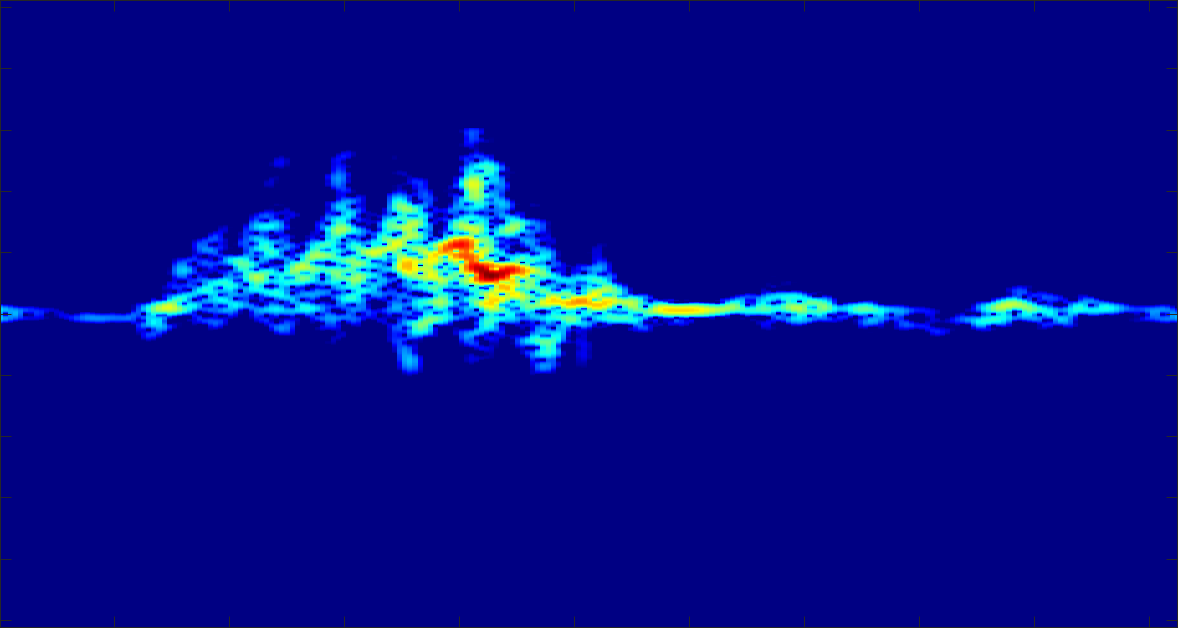
%> input picture Extra Datasets/SimHSet_CI4R/05_Walking towards the radar/06050010_1573836980.png, 1178 x 628 px
$ octave Main.m   (GNU Octave 9; MATLAB toolbox functions it lacks are replaced by stand-ins)
%> lines starting %> are read from the running program, lines starting %| are printed output that depends on the picture
%> the answer given: CI4R
### Extra Datasets/Plot_SimHSet_CI4R.m
%% A Quick Look of Range-Time and Spectrograms of SimHSet
% Former Author: The Laboratory of Computational Intelligence for RADAR;
% Improved By: JoeyBG;
% Affiliation: Beijing Institute of Technology, Radar Research Lab;
% Date: 2023-1-5;
% Language & Platform: MATLAB R2023a.
%
% Introduction: Human activity dataset from the laboratory of Computational
% intelligence for Radar (Ci4R) has been made public.
%
% Citation: https://doi.org/10.1117/12.2559155

%% Preparations for Matlab Script
% clc;
% clear all;
close all;

%% Read Radar Data
[FileName,PathName] = uigetfile('*.png','Please select the .png file from SimHSet_CI4R.');
%> the answer given: 05_Walking towards the radar/06050010_1573836980.png
Radar_Image = imread([PathName,FileName]);
%> Radar_Image is the input picture: size 628x1178x3 uint8; mean R, G, B 3.4, 13, 138.3
Radar_Image_Gray = rgb2gray(Radar_Image);
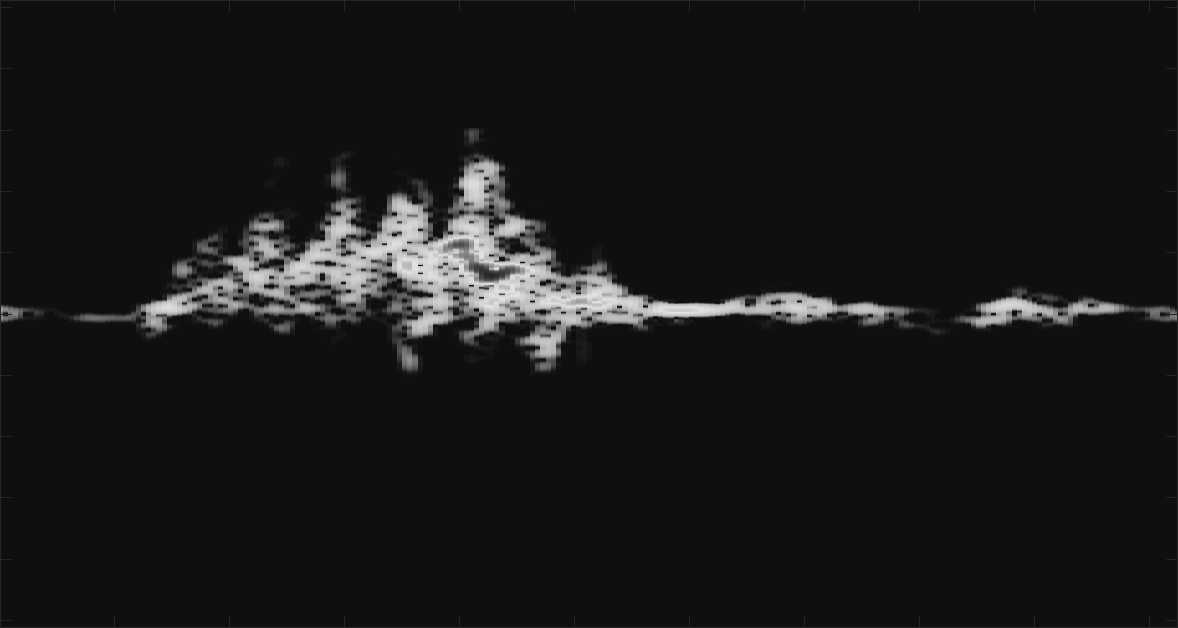
%> Radar_Image_Gray: size 628x1178 uint8; min 15, max 226, mean 24.5
Radar_Image_Gray = imresize(Radar_Image_Gray,[600 600]);
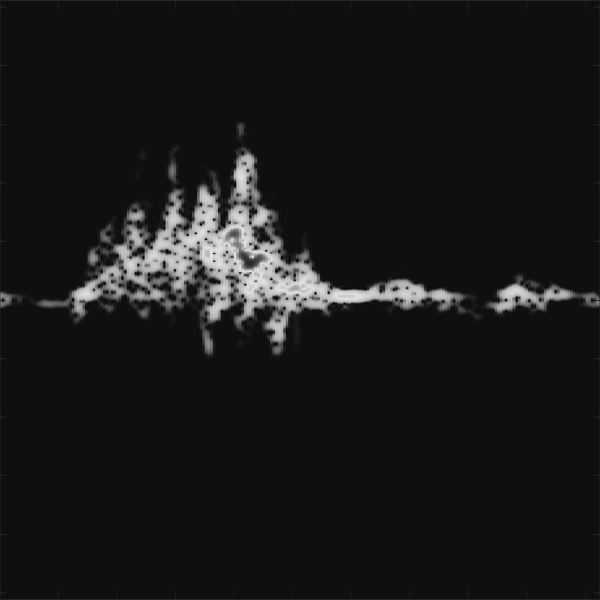
%> Radar_Image_Gray: size 600x600 uint8; min 4, max 228, mean 24.5
Radar_Image_Gray = Radar_Image_Gray(12:588,12:588);
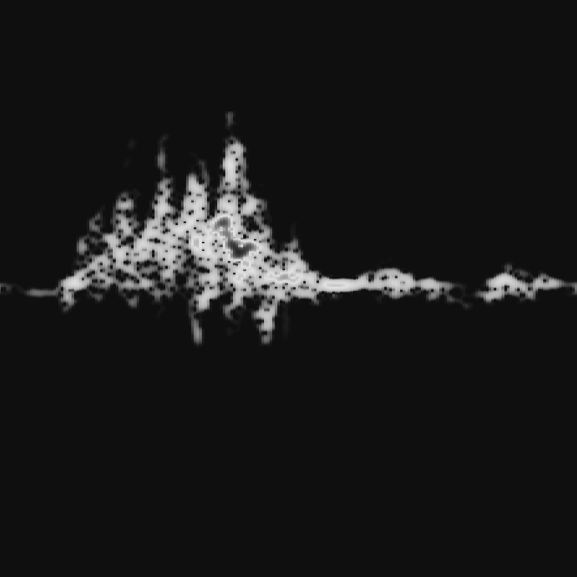
%> Radar_Image_Gray: size 577x577 uint8; min 4, max 228, mean 25
Radar_Image_Gray = imresize(Radar_Image_Gray,[600 600]);
%> Radar_Image_Gray: size 600x600 uint8

%% Display Radar Data
imagesc(Radar_Image_Gray); axis tight;
colormap jet;
colorbar;
xlabel('Time (s)');
ylabel('Doppler (Hz)');
set(gca,'XTick',0:150:600);
set(gca,'XTicklabel',{'0','2','4','6','8'});
set(gca,'YTick',0:100:600);
set(gca,'YTicklabel',{'-120','-80','-40','0','40','80','120'});
set(gca,'FontSize',12);
set(gca,'ydir','normal');
title('Processed DTM','FontWeight','bold','FontSize',14);
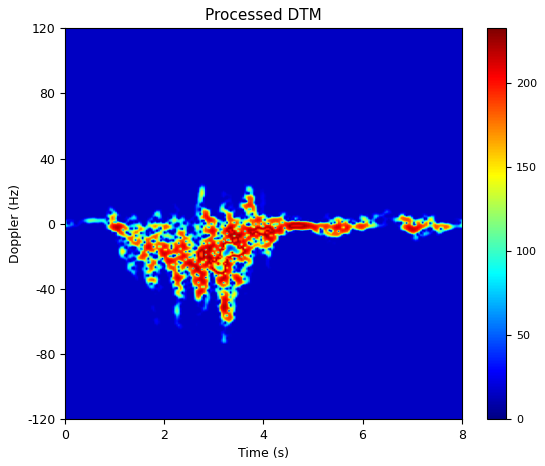
%> figure redrawn from the program's plot data

### Extra Datasets/Main.m
%% A Quick Look of Range-Time or Spectrograms of SimHSet
% Former Author: JoeyBG;
% Improved By: JoeyBG;
% Affiliation: Beijing Institute of Technology, Radar Research Lab;
% Date: 2023-1-6;
% Language & Platform: MATLAB R2023a.
%
% Introduction: Here we provide a series of data reading codes, including
% data formats from images to Mat signal files, most of which come from
% open source software or databases. Please refer to the original author
% when using.
%
% Citation: None.

%% Preparations for Matlab Script
clc;
clear all;
close all;

%% GUI Window for Input
% In this section, we generate a input dialog GUI window for string input.
prompt = 'Which Dataset do you want to access? A. DIAT_JPG, B. DIAT_MAT, C. CI4R';
dlgtitle = 'Choose Dataset';
numlines = [1,81];
defAns = {'CI4R'};
Dlg_Input = inputdlg(prompt,dlgtitle,numlines,defAns);
Input_Dataset = Dlg_Input{1};
Now_Path = pwd;

% Define whether dataset to access.
if strcmp(Input_Dataset,'A') || strcmp(Input_Dataset,'DIAT_JPG') || strcmp(Input_Dataset,'A. DIAT_JPG')
    Dataset_Path = strcat(Now_Path,'\SimHSet_DIAT_JPG');
    cd(Dataset_Path);
    run("Plot_SimHSet_DIAT_JPG.m");
    cd(Now_Path);
elseif strcmp(Input_Dataset,'B') || strcmp(Input_Dataset,'DIAT_MAT') || strcmp(Input_Dataset,'B. DIAT_MAT')
    Dataset_Path = strcat(Now_Path,'\SimHSet_DIAT_MAT');
    cd(Dataset_Path);
    run("Plot_SimHSet_DIAT_MAT.m");
    cd(Now_Path);
elseif strcmp(Input_Dataset,'C') || strcmp(Input_Dataset,'CI4R') || strcmp(Input_Dataset,'C. CI4R')
    Dataset_Path = strcat(Now_Path,'\SimHSet_CI4R');
    cd(Dataset_Path);
    run("Plot_SimHSet_CI4R.m");
    cd(Now_Path);
else
    warndlg('Wrong Input Name, Please Check!','Warning');
end

$ run again, on Extra Datasets/SimHSet_CI4R/05_Walking towards the radar/06050029_1574114268.png
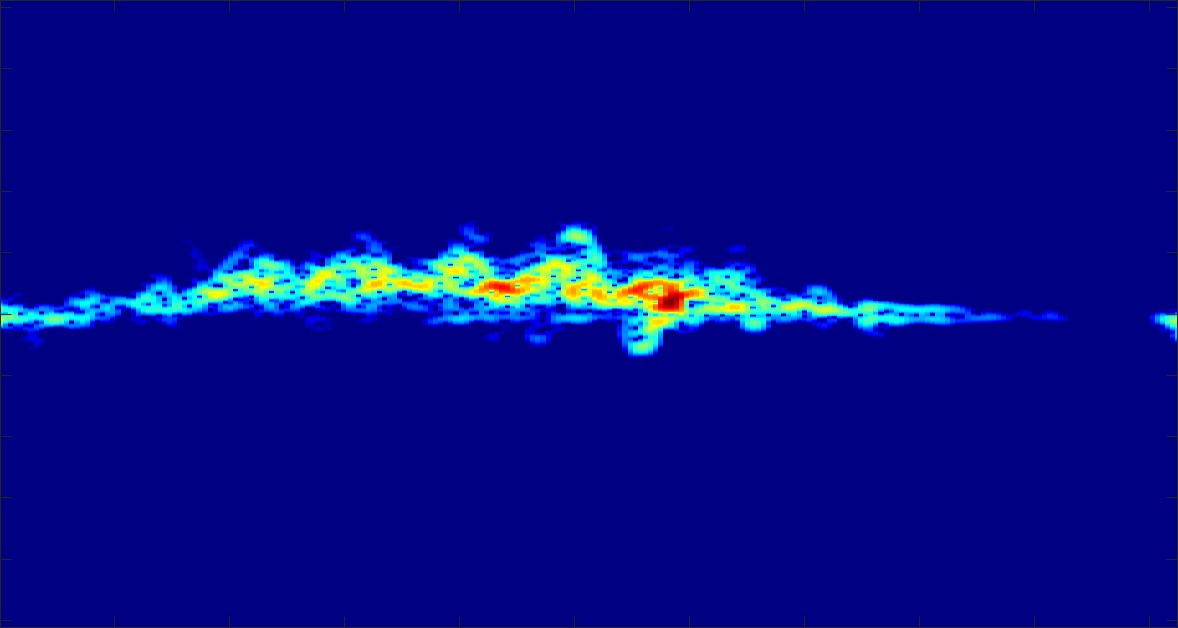
%> input picture Extra Datasets/SimHSet_CI4R/05_Walking towards the radar/06050029_1574114268.png, 1178 x 628 px
%> Radar_Image is the input picture: size 628x1178x3 uint8; mean R, G, B 3.9, 11.2, 135.6
%> `Radar_Image_Gray = Radar_Image_Gray(12:588,12:588);`:
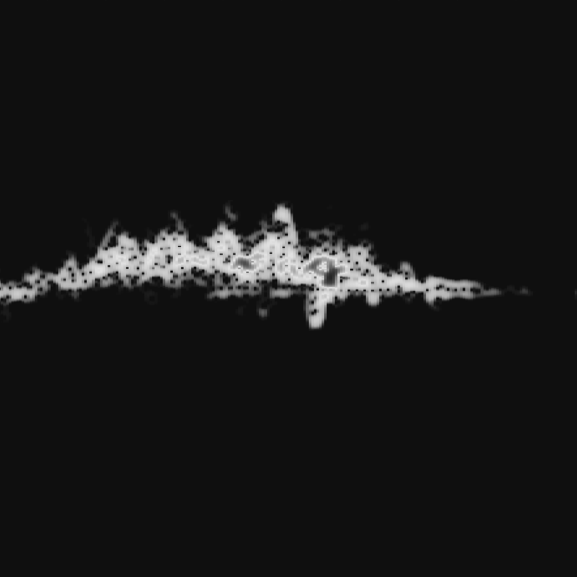
%> Radar_Image_Gray: size 577x577 uint8; min 1, max 228, mean 23.6
%> `title('Processed DTM','FontWeight','bold','FontSize',14);`:
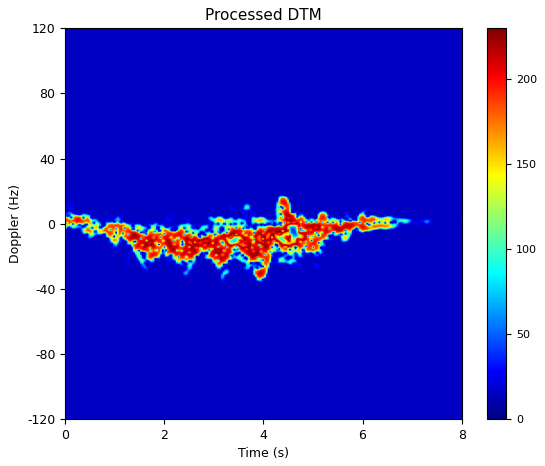
%> figure redrawn from the program's plot data
